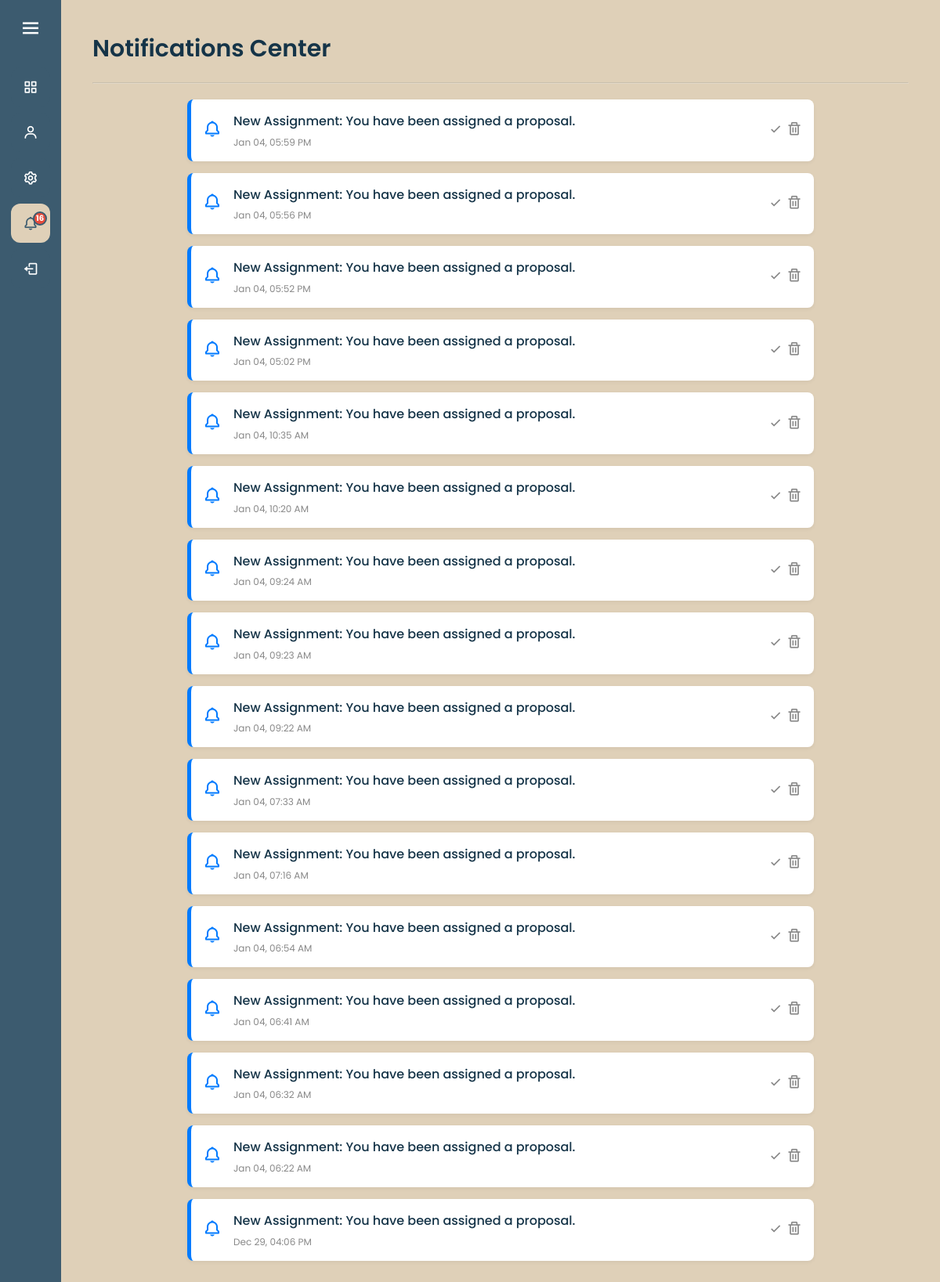
Before: /notifications.php (signed in) with the older database file.
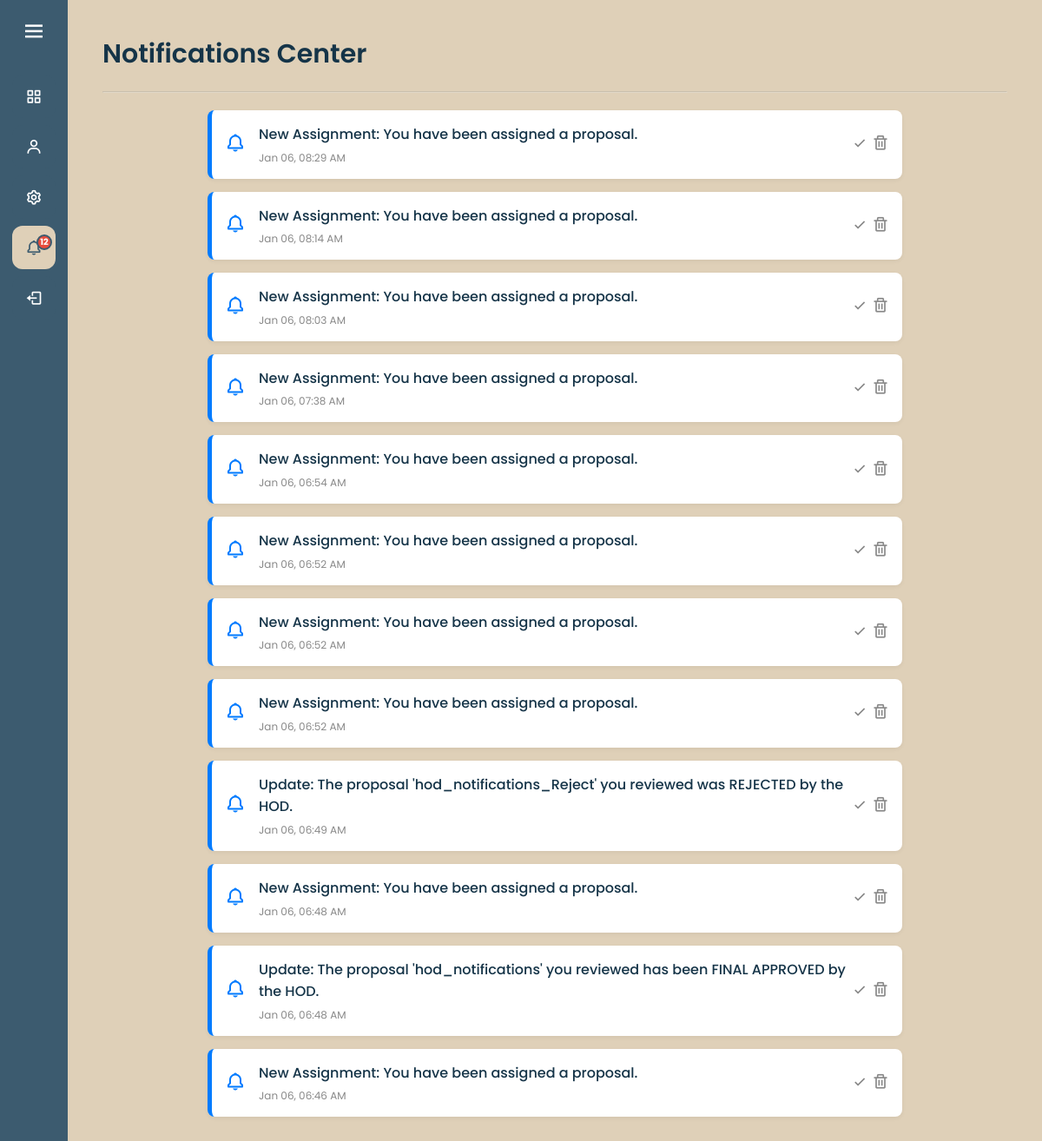
After: the same page with the newer database file.
### tables this page shows
CREATE TABLE `notifications` (
  `id` int(11) NOT NULL,
  `user_email` varchar(255) NOT NULL,
  `message` text NOT NULL,
  `is_read` tinyint(1) DEFAULT 0,
  `created_at` timestamp NOT NULL DEFAULT current_timestamp(),
  `type` enum('info','alert','success','warning') DEFAULT 'info'
);

### notifications.php (the view, shortened to what this page needs)
<?php
require 'config.php';
$email = $_SESSION['email'];
$stmt = $conn->prepare("SELECT * FROM notifications WHERE user_email = ? ORDER BY created_at DESC");
$stmt->bind_param("s", $email);
$stmt->execute();
$result = $stmt->get_result();
?>
<!DOCTYPE html>
<html lang="en">
<head>
    <link rel="stylesheet" href="style.css">
    <link href="https://unpkg.com/boxicons@2.1.4/css/boxicons.min.css" rel="stylesheet">
</head>
<body>
    <?php include 'sidebar.php'; ?>
    <section class="home-section">
        <div class="welcome-text">Notifications Center</div>
        <hr style="opacity: 0.3; margin: 20px 0;">
        <div class="notif-container">
            <?php if ($result->num_rows > 0): ?>
                <?php while ($row = $result->fetch_assoc()): ?>
                    <?php
                        $is_appeal = stripos($row['message'], 'appeal') !== false;
                        $card_class = $is_appeal ? 'appeal' : '';
                        $icon = $is_appeal ? 'bx-error-circle' : 'bx-bell';
                    ?>
                    <div class="notif-card <?= $card_class ?>">
                        <div class="notif-icon">
                            <i class='bx <?= $icon ?>'></i>
                        </div>
                        <div class="notif-content">
                            <p class="notif-msg"><?= htmlspecialchars($row['message']) ?></p>
                            <span class="notif-time">
                                <?= date('M d, h:i A', strtotime($row['created_at'])) ?>
                            </span>
                        </div>
                        <div class="notif-actions">
                            <form method="POST">
                                <?php if ($row['is_read'] == 0): ?>
                                    <button type="submit" name="mark_read" class="btn-icon" title="Mark as Read">
                                        <i class='bx bx-check'></i>
                                    </button>
                                <?php endif; ?>
                                <button type="submit" name="delete_notif" class="btn-icon delete" title="Delete">
                                    <i class='bx bx-trash'></i>
                                </button>
                            </form>
                        </div>
                    </div>
                <?php endwhile; ?>
            <?php endif; ?>
        </div>
    </section>
</body>
</html>

### sidebar.php (shortened to what this page needs)
<?php
require_once 'config.php';
$current = basename($_SERVER['PHP_SELF']);
$dashboardLink = 'index.php';
if (isset($_SESSION['role'])) {
    switch ($_SESSION['role']) {
        case 'reviewer':
            $dashboardLink = 'reviewer_page.php';
            break;
    }
}
$unread_count = 0;
if (isset($_SESSION['email']) && isset($conn)) {
    $n_stmt = $conn->prepare("SELECT COUNT(*) as count FROM notifications WHERE user_email = ? AND is_read = 0");
    $n_stmt->bind_param("s", $_SESSION['email']);
    $n_stmt->execute();
    $unread_count = $n_stmt->get_result()->fetch_assoc()['count'];
}
?>
<div class="sidebar" id="sidebar">
    <div class="logo-details">
        <i class='bx bx-menu' id="btn" onclick="toggleSidebar()"></i>
    </div>
    <ul class="nav-list">
        <li>
            <a href="<?= $dashboardLink ?>" class="<?= $current == $dashboardLink ? 'active' : '' ?>">
                <i class='bx bx-grid-alt'></i>
            </a>
        </li>
        <li>
            <a href="profile.php" class="<?= $current == 'profile.php' ? 'active' : '' ?>">
                <i class='bx bx-user'></i>
            </a>
        </li>
        <li>
            <a href="settings.php" class="<?= $current == 'settings.php' ? 'active' : '' ?>">
                <i class='bx bx-cog'></i>
            </a>
        </li>
        <li>
            <a href="notifications.php" class="<?= $current == 'notifications.php' ? 'active' : '' ?>" style="position: relative;">
                <i class='bx bx-bell'></i>
                <?php if ($unread_count > 0): ?>
                    <span class="notif-badge"><?= $unread_count ?></span>
                <?php endif; ?>
            </a>
        </li>
        <li class="profile">
            <a href="logout.php">
                <i class='bx bx-log-out' id="log_out"></i>
            </a>
        </li>
    </ul>
</div>

### style.css (style rules this page uses)
* { margin: 0; padding: 0; box-sizing: border-box; font-family: "Poppins", sans-serif; }
body { background-color: #DFD0B8; }
.sidebar { position: fixed; left: 0; top: 0; height: 100%; width: 78px; background: #3C5B6F; padding: 6px 14px; z-index: 999; transition: all 0.5s ease; }
.sidebar .logo-details { height: 60px; display: flex; align-items: center; position: relative; }
.sidebar .logo-details i { color: #fff; font-size: 30px; margin-right: 15px; cursor: pointer; transition: all 0.5s ease; min-width: 50px; text-align: center; }
.sidebar .nav-list { margin-top: 20px; height: 100%; }
.sidebar li { position: relative; margin: 8px 0; list-style: none; }
.sidebar li a { display: flex; height: 100%; width: 100%; border-radius: 12px; align-items: center; text-decoration: none; transition: all 0.4s ease; background: #3C5B6F; }
.sidebar li a:hover, .sidebar li a.active { background: #DFD0B8; }
.sidebar li a i { color: #fff; height: 50px; min-width: 50px; font-size: 20px; text-align: center; line-height: 50px; }
.sidebar li a:hover i, .sidebar li a.active i { color: #3C5B6F; }
.home-section { position: relative; background-color: #DFD0B8; min-height: 100vh; top: 0; left: 78px; width: calc(100% - 78px); transition: all 0.5s ease; z-index: 1; padding: 40px; color: #153448; }
.home-section .welcome-text { color: #153448; font-size: 30px; font-weight: 600; margin-bottom: 10px; display: flex; align-items: center; gap: 10px; }
.home-section p, .home-section li, .home-section td, .home-section label { color: #153448; font-size: 16px; line-height: 1.6; }
.notif-container { max-width: 800px; margin: 0 auto; }
.notif-card { display: flex; background: #fff; border-radius: 8px; padding: 15px; margin-bottom: 15px; border-left: 5px solid #007bff; box-shadow: 0 2px 5px rgba(0,0,0,0.05); align-items: center; transition: transform 0.2s; }
.notif-icon { font-size: 24px; margin-right: 15px; color: #007bff; }
.notif-content { flex: 1; }
.notif-msg { margin: 0; font-size: 15px; color: #333; font-weight: 500; }
.notif-time { font-size: 12px; color: #888; display: block; margin-top: 5px; }
.notif-actions { display: flex; gap: 10px; }
.btn-icon { background: none; border: none; cursor: pointer; font-size: 20px; color: #888; transition: 0.3s; }
.notif-badge { position: absolute; top: 10px; left: 28px; height: 18px; width: 18px; background-color: #e74c3c; color: #fff; border-radius: 50%; font-size: 10px; font-weight: bold; display: flex; align-items: center; justify-content: center; z-index: 10; border: 2px solid #3C5B6F; animation: pulse-red 2s infinite; }

Changed rows visible on the page:
removed notifications: message "New Assignment: You have been assigned a proposal.", created_at "Jan 04, 05:59 PM", is_read 0 (drawn)
removed notifications: message "New Assignment: You have been assigned a proposal.", created_at "Jan 04, 05:56 PM", is_read 0 (drawn)
removed notifications: message "New Assignment: You have been assigned a proposal.", created_at "Jan 04, 05:52 PM", is_read 0 (drawn)
removed notifications: message "New Assignment: You have been assigned a proposal.", created_at "Jan 04, 05:02 PM", is_read 0 (drawn)
removed notifications: message "New Assignment: You have been assigned a proposal.", created_at "Jan 04, 10:35 AM", is_read 0 (drawn)
removed notifications: message "New Assignment: You have been assigned a proposal.", created_at "Jan 04, 10:20 AM", is_read 0 (drawn)
removed notifications: message "New Assignment: You have been assigned a proposal.", created_at "Jan 04, 09:24 AM", is_read 0 (drawn)
removed notifications: message "New Assignment: You have been assigned a proposal.", created_at "Jan 04, 09:23 AM", is_read 0 (drawn)
removed notifications: message "New Assignment: You have been assigned a proposal.", created_at "Jan 04, 09:22 AM", is_read 0 (drawn)
removed notifications: message "New Assignment: You have been assigned a proposal.", created_at "Jan 04, 07:33 AM", is_read 0 (drawn)
removed notifications: message "New Assignment: You have been assigned a proposal.", created_at "Jan 04, 07:16 AM", is_read 0 (drawn)
removed notifications: message "New Assignment: You have been assigned a proposal.", created_at "Jan 04, 06:54 AM", is_read 0 (drawn)
removed notifications: message "New Assignment: You have been assigned a proposal.", created_at "Jan 04, 06:41 AM", is_read 0 (drawn)
removed notifications: message "New Assignment: You have been assigned a proposal.", created_at "Jan 04, 06:32 AM", is_read 0 (drawn)
removed notifications: message "New Assignment: You have been assigned a proposal.", created_at "Jan 04, 06:22 AM", is_read 0 (drawn)
removed notifications: message "New Assignment: You have been assigned a proposal.", created_at "Dec 29, 04:06 PM", is_read 0 (drawn)
added notifications: message "New Assignment: You have been assigned a proposal.", created_at "Jan 06, 08:29 AM", is_read 0 (drawn)
added notifications: message "New Assignment: You have been assigned a proposal.", created_at "Jan 06, 08:14 AM", is_read 0 (drawn)
added notifications: message "New Assignment: You have been assigned a proposal.", created_at "Jan 06, 08:03 AM", is_read 0 (drawn)
added notifications: message "New Assignment: You have been assigned a proposal.", created_at "Jan 06, 07:38 AM", is_read 0 (drawn)
added notifications: message "New Assignment: You have been assigned a proposal.", created_at "Jan 06, 06:54 AM", is_read 0 (drawn)
added notifications: message "New Assignment: You have been assigned a proposal.", created_at "Jan 06, 06:52 AM", is_read 0 (drawn)
added notifications: message "New Assignment: You have been assigned a proposal.", created_at "Jan 06, 06:52 AM", is_read 0 (drawn)
added notifications: message "New Assignment: You have been assigned a proposal.", created_at "Jan 06, 06:52 AM", is_read 0 (drawn)
added notifications: message "Update: The proposal 'hod_notifications_Reject' you reviewed was REJECTED by the HOD.", created_at "Jan 06, 06:49 AM", is_read 0 (drawn)
added notifications: message "New Assignment: You have been assigned a proposal.", created_at "Jan 06, 06:48 AM", is_read 0 (drawn)
added notifications: message "Update: The proposal 'hod_notifications' you reviewed has been FINAL APPROVED by the HOD.", created_at "Jan 06, 06:48 AM", is_read 0 (drawn)
added notifications: message "New Assignment: You have been assigned a proposal.", created_at "Jan 06, 06:46 AM", is_read 0 (drawn)
Other visible differences:
$unread_count: "16" → "12"
